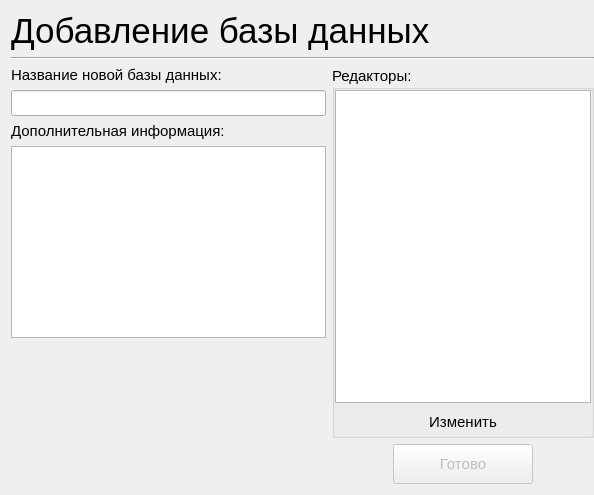
       <widget class="QWidget" name="page_AddNewDB_Step1">
        <layout class="QGridLayout" name="gridLayout_15">
         <property name="rightMargin">
          <number>0</number>
         </property>
         <item row="7" column="0">
          <widget class="QLabel" name="label_WarningsNameDB">
           <property name="sizePolicy">
            <sizepolicy hsizetype="Preferred" vsizetype="Maximum">
             <horstretch>0</horstretch>
             <verstretch>0</verstretch>
            </sizepolicy>
           </property>
           <property name="font">
            <font>
             <pointsize>9</pointsize>
            </font>
           </property>
           <property name="text">
            <string/>
           </property>
           <property name="wordWrap">
            <bool>true</bool>
           </property>
          </widget>
         </item>
         <item row="9" column="0">
          <widget class="QLabel" name="label_WarningsUsers">
           <property name="sizePolicy">
            <sizepolicy hsizetype="Preferred" vsizetype="Maximum">
             <horstretch>0</horstretch>
             <verstretch>0</verstretch>
            </sizepolicy>
           </property>
           <property name="text">
            <string/>
           </property>
           <property name="wordWrap">
            <bool>true</bool>
           </property>
          </widget>
         </item>
         <item row="8" column="0">
          <widget class="QLabel" name="label_WarningsMoreInformation">
           <property name="sizePolicy">
            <sizepolicy hsizetype="Preferred" vsizetype="Maximum">
             <horstretch>0</horstretch>
             <verstretch>0</verstretch>
            </sizepolicy>
           </property>
           <property name="text">
            <string/>
           </property>
           <property name="textFormat">
            <enum>Qt::AutoText</enum>
           </property>
           <property name="wordWrap">
            <bool>true</bool>
           </property>
          </widget>
         </item>
         <item row="6" column="0">
          <widget class="QPlainTextEdit" name="plainTextEdit_InformationDB">
           <property name="sizePolicy">
            <sizepolicy hsizetype="Expanding" vsizetype="Preferred">
             <horstretch>0</horstretch>
             <verstretch>0</verstretch>
            </sizepolicy>
           </property>
           <property name="font">
            <font>
             <pointsize>11</pointsize>
            </font>
           </property>
          </widget>
         </item>
         <item row="1" column="0" colspan="5">
          <widget class="Line" name="line_5">
           <property name="orientation">
            <enum>Qt::Horizontal</enum>
           </property>
          </widget>
         </item>
         <item row="0" column="0" colspan="5">
          <widget class="QLabel" name="label_17">
           <property name="sizePolicy">
            <sizepolicy hsizetype="Preferred" vsizetype="Fixed">
             <horstretch>0</horstretch>
             <verstretch>0</verstretch>
            </sizepolicy>
           </property>
           <property name="font">
            <font>
             <pointsize>26</pointsize>
            </font>
           </property>
           <property name="text">
            <string>Добавление базы данных</string>
           </property>
          </widget>
         </item>
         <item row="3" column="0">
          <widget class="QLabel" name="label_NameNewDB">
           <property name="sizePolicy">
            <sizepolicy hsizetype="Preferred" vsizetype="Fixed">
             <horstretch>0</horstretch>
             <verstretch>0</verstretch>
            </sizepolicy>
           </property>
           <property name="font">
            <font>
             <pointsize>11</pointsize>
            </font>
           </property>
           <property name="text">
            <string>Название новой базы данных:</string>
           </property>
          </widget>
         </item>
         <item row="4" column="0">
          <widget class="QLineEdit" name="lineEdit_NameDB">
           <property name="font">
            <font>
             <pointsize>11</pointsize>
            </font>
           </property>
          </widget>
         </item>
         <item row="5" column="0">
          <widget class="QLabel" name="label_InformationDB">
           <property name="sizePolicy">
            <sizepolicy hsizetype="Preferred" vsizetype="Fixed">
             <horstretch>0</horstretch>
             <verstretch>0</verstretch>
            </sizepolicy>
           </property>
           <property name="font">
            <font>
             <pointsize>11</pointsize>
            </font>
           </property>
           <property name="text">
            <string>Дополнительная информация:</string>
           </property>
          </widget>
         </item>
         <item row="10" column="0">
          <spacer name="verticalSpacer_4">
           <property name="orientation">
            <enum>Qt::Vertical</enum>
           </property>
           <property name="sizeType">
            <enum>QSizePolicy::Preferred</enum>
           </property>
           <property name="sizeHint" stdset="0">
            <size>
             <width>20</width>
             <height>40</height>
            </size>
           </property>
          </spacer>
         </item>
         <item row="11" column="0">
          <spacer name="verticalSpacer_16">
           <property name="orientation">
            <enum>Qt::Vertical</enum>
           </property>
           <property name="sizeType">
            <enum>QSizePolicy::Preferred</enum>
           </property>
           <property name="sizeHint" stdset="0">
            <size>
             <width>20</width>
             <height>40</height>
            </size>
           </property>
          </spacer>
         </item>
         <item row="11" column="1">
          <spacer name="horizontalSpacer_23">
           <property name="orientation">
            <enum>Qt::Horizontal</enum>
           </property>
           <property name="sizeType">
            <enum>QSizePolicy::Preferred</enum>
           </property>
           <property name="sizeHint" stdset="0">
            <size>
             <width>40</width>
             <height>20</height>
            </size>
           </property>
          </spacer>
         </item>
         <item row="11" column="2" colspan="2">
          <widget class="QPushButton" name="pushButton_AddNewDB_Next_1">
           <property name="enabled">
            <bool>false</bool>
           </property>
           <property name="sizePolicy">
            <sizepolicy hsizetype="Fixed" vsizetype="Fixed">
             <horstretch>0</horstretch>
             <verstretch>0</verstretch>
            </sizepolicy>
           </property>
           <property name="minimumSize">
            <size>
             <width>140</width>
             <height>40</height>
            </size>
           </property>
           <property name="sizeIncrement">
            <size>
             <width>80</width>
             <height>40</height>
            </size>
           </property>
           <property name="font">
            <font>
             <pointsize>11</pointsize>
            </font>
           </property>
           <property name="text">
            <string>Готово</string>
           </property>
          </widget>
         </item>
         <item row="11" column="4">
          <spacer name="horizontalSpacer_8">
           <property name="orientation">
            <enum>Qt::Horizontal</enum>
           </property>
           <property name="sizeType">
            <enum>QSizePolicy::Preferred</enum>
           </property>
           <property name="sizeHint" stdset="0">
            <size>
             <width>40</width>
             <height>20</height>
            </size>
           </property>
          </spacer>
         </item>
         <item row="3" column="1" rowspan="8" colspan="4">
          <widget class="QGroupBox" name="groupBox_Users">
           <property name="font">
            <font>
             <pointsize>11</pointsize>
            </font>
           </property>
           <property name="title">
            <string>Редакторы:</string>
           </property>
           <layout class="QVBoxLayout" name="verticalLayout_13">
            <property name="leftMargin">
             <number>0</number>
            </property>
            <property name="topMargin">
             <number>0</number>
            </property>
            <property name="rightMargin">
             <number>0</number>
            </property>
            <property name="bottomMargin">
             <number>0</number>
            </property>
            <item>
             <widget class="QTableWidget" name="tableWidget_Users">
              <property name="editTriggers">
               <set>QAbstractItemView::NoEditTriggers</set>
              </property>
              <property name="tabKeyNavigation">
               <bool>false</bool>
              </property>
              <property name="showDropIndicator" stdset="0">
               <bool>false</bool>
              </property>
              <property name="dragDropOverwriteMode">
               <bool>false</bool>
              </property>
              <property name="selectionMode">
               <enum>QAbstractItemView::NoSelection</enum>
              </property>
              <property name="selectionBehavior">
               <enum>QAbstractItemView::SelectRows</enum>
              </property>
              <property name="wordWrap">
               <bool>false</bool>
              </property>
              <attribute name="horizontalHeaderVisible">
               <bool>false</bool>
              </attribute>
              <attribute name="horizontalHeaderDefaultSectionSize">
               <number>124</number>
              </attribute>
              <attribute name="verticalHeaderVisible">
               <bool>false</bool>
              </attribute>
              <column>
               <property name="text">
                <string>ФИО</string>
               </property>
              </column>
              <column>
               <property name="text">
                <string>Должность</string>
               </property>
              </column>
             </widget>
            </item>
            <item>
             <widget class="QPushButton" name="pushButton_ChangeUsers">
              <property name="text">
               <string>Изменить</string>
              </property>
              <property name="flat">
               <bool>true</bool>
              </property>
             </widget>
            </item>
           </layout>
          </widget>
         </item>
        </layout>
       </widget>
